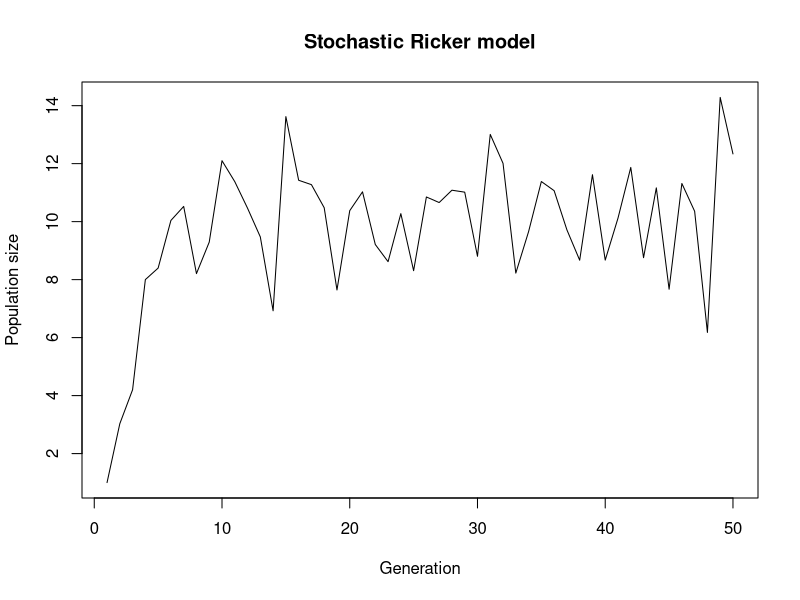

The R source for this figure:
# Ricker model with random perturbations (Random Ricker)

StochasticRicker <- function(N0 = 1, r = 1, K = 10, sigma = 0.2, generations = 50) {
  # The Ricker model with random error terms
  N <- rep(NA, generations)
  N[1] <- N0
  
  for (t in 2:generations) {
    N[t] <- N[t - 1] * exp(r * (1 - N[t - 1] / K) + rnorm(1, 0, sigma))
  }
  return(N)
}

# Visualization (suppress warnings to keep test log clean)
suppressWarnings(
  plot(StochasticRicker(generations = 50),
       type = "l",
       main = "Stochastic Ricker model",
       xlab = "Generation",
       ylab = "Population size")
)
